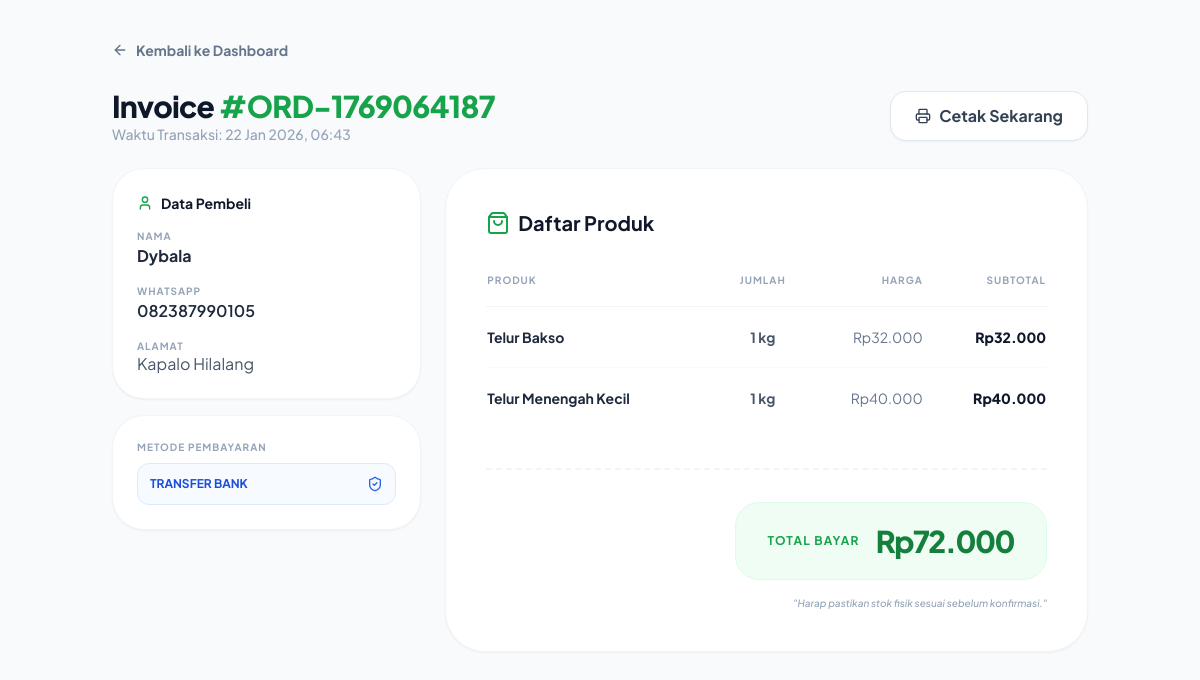
/public/index.php?page=order-detail&id=74 (signed in), run on the app's committed database.
### tables this page shows
CREATE TABLE `orders` (
  `id` int(11) NOT NULL,
  `kode_order` varchar(30) DEFAULT NULL,
  `nama` varchar(100) DEFAULT NULL,
  `no_hp` varchar(20) DEFAULT NULL,
  `alamat` text DEFAULT NULL,
  `total` int(11) DEFAULT NULL,
  `created_at` timestamp NOT NULL DEFAULT current_timestamp(),
  `metode_pembayaran` varchar(50) DEFAULT NULL
);

CREATE TABLE `order_items` (
  `id` int(11) NOT NULL,
  `order_id` int(11) DEFAULT NULL,
  `product_id` int(11) DEFAULT NULL,
  `qty` int(11) DEFAULT NULL,
  `harga` int(11) DEFAULT NULL
);

CREATE TABLE `products` (
  `id` int(11) NOT NULL,
  `nama_produk` varchar(100) DEFAULT NULL,
  `tipe` varchar(50) DEFAULT NULL,
  `harga` int(11) DEFAULT NULL,
  `stok` int(11) DEFAULT NULL,
  `created_at` timestamp NOT NULL DEFAULT current_timestamp()
);

### public/index.php (called while the page is built)
<?php session_start(); require '../routes/web.php';

### app/views/admin/order_detail.php (the view, shortened to what this page needs)
<?php
require '../app/config/database.php';
$id = $_GET['id'] ?? 0;
$order = mysqli_fetch_assoc(
    mysqli_query($conn, "SELECT * FROM orders WHERE id='$id'")
);
$items = mysqli_query($conn,
    "SELECT oi.*, p.nama_produk
     FROM order_items oi
     JOIN products p ON oi.product_id = p.id
     WHERE oi.order_id='$id'"
);
?>
<!DOCTYPE html>
<html lang="id">
<head>
    <script src="https://cdn.tailwindcss.com"></script>
</head>
<body class="bg-slate-50 min-h-screen">
<div class="max-w-5xl mx-auto px-6 py-6 md:py-10">
    <div class="mb-6 no-print">
        <a href="?page=dashboard" class="group inline-flex items-center text-sm font-bold text-slate-500 hover:text-green-600 transition-colors">
            <i data-lucide="arrow-left" class="w-4 h-4 mr-2"></i> Kembali ke Dashboard
        </a>
    </div>
    <div class="flex flex-col md:flex-row justify-between items-start md:items-center mb-6 print-margin-none">
        <div>
            <h1 class="text-2xl md:text-3xl font-black text-slate-900 tracking-tight">
                Invoice <span class="text-green-600">#<?= $order['kode_order'] ?></span>
            </h1>
            <p class="text-slate-400 text-xs md:text-sm font-medium">
                Waktu Transaksi: <?= date('d M Y, H:i', strtotime($order['created_at'])) ?>
            </p>
        </div>
        <button onclick="window.print()" class="no-print flex items-center gap-2 px-6 py-3 bg-white border border-slate-200 text-slate-700 font-bold rounded-2xl hover:bg-slate-50 shadow-sm transition-all">
            <i data-lucide="printer" class="w-4 h-4"></i> Cetak Sekarang
        </button>
    </div>
    <div class="grid grid-cols-1 lg:grid-cols-3 gap-6 print-grid">
        <div class="lg:col-span-1 space-y-4 print-w-full">
            <div class="bg-white rounded-[2rem] p-6 border border-slate-100 shadow-sm print-shrink">
                <h3 class="text-sm font-bold text-slate-900 mb-4 flex items-center gap-2">
                    <i data-lucide="user" class="w-4 h-4 text-green-600"></i> Data Pembeli
                </h3>
                <div class="space-y-4 print-compact-text">
                    <div>
                        <p class="text-[10px] font-bold text-slate-400 uppercase tracking-widest">Nama</p>
                        <p class="text-slate-800 font-bold"><?= htmlspecialchars($order['nama']) ?></p>
                    </div>
                    <div>
                        <p class="text-[10px] font-bold text-slate-400 uppercase tracking-widest">WhatsApp</p>
                        <p class="text-slate-800 font-semibold"><?= $order['no_hp'] ?></p>
                    </div>
                    <div>
                        <p class="text-[10px] font-bold text-slate-400 uppercase tracking-widest">Alamat</p>
                        <p class="text-slate-600 leading-tight"><?= nl2br(htmlspecialchars($order['alamat'])) ?></p>
                    </div>
                </div>
            </div>
            <div class="bg-white rounded-[2rem] p-6 border border-slate-100 shadow-sm print-shrink">
                <p class="text-[10px] font-bold text-slate-400 uppercase tracking-widest mb-2">Metode Pembayaran</p>
                <div class="p-3 bg-blue-50/50 rounded-xl border border-blue-100 flex items-center justify-between">
                    <span class="font-bold text-blue-700 text-xs uppercase"><?= $order['metode_pembayaran'] ?></span>
                    <i data-lucide="shield-check" class="w-4 h-4 text-blue-600"></i>
                </div>
            </div>
        </div>
        <div class="lg:col-span-2 print-w-full">
    <div class="bg-white rounded-[2.5rem] border border-slate-100 shadow-sm overflow-hidden print-shrink">
        <div class="p-6 md:p-10">
            <h3 class="text-xl font-bold text-slate-900 mb-8 flex items-center gap-2 print-margin-none">
                <i data-lucide="shopping-bag" class="w-6 h-6 text-green-600"></i>
                Daftar Produk
            </h3>
            <div class="hidden md:block print:block overflow-x-auto text-sm">
                <table class="w-full">
                    <thead>
                        <tr class="text-left border-b border-slate-100 text-[10px] text-slate-400 uppercase tracking-widest font-bold">
                            <th class="pb-4">Produk</th>
                            <th class="pb-4 text-center">Jumlah</th>
                            <th class="pb-4 text-right">Harga</th>
                            <th class="pb-4 text-right">Subtotal</th>
                        </tr>
                    </thead>
                    <tbody class="divide-y divide-slate-50">
                        <?php
                        $grand = 0;
                        mysqli_data_seek($items, 0);
                        while ($i = mysqli_fetch_assoc($items)) :
                            $sub = $i['qty'] * $i['harga'];
                            $grand += $sub;
                        ?>
                        <tr class="print-compact-text">
                            <td class="py-5 font-bold text-slate-800 print-row-tight"><?= $i['nama_produk'] ?></td>
                            <td class="py-5 text-center font-bold text-slate-600 print-row-tight"><?= $i['qty'] ?> kg</td>
                            <td class="py-5 text-right text-slate-500 print-row-tight">Rp<?= number_format($i['harga'],0,',','.') ?></td>
                            <td class="py-5 text-right font-black text-slate-900 print-row-tight">Rp<?= number_format($sub,0,',','.') ?></td>
                        </tr>
                        <?php endwhile; ?>
                    </tbody>
                </table>
            </div>
            <div class="mt-10 pt-8 border-t-2 border-dashed border-slate-100">
                <div class="flex flex-col items-end gap-2">
                    <div class="flex items-center gap-4 bg-green-50 px-8 py-5 rounded-3xl border border-green-100">
                        <span class="text-xs font-bold text-green-600 uppercase tracking-widest">Total Bayar</span>
                        <h2 class="text-3xl font-[900] text-green-700 tracking-tighter">
                            Rp<?= number_format($grand,0,',','.') ?>
                        </h2>
                    </div>
                    <p class="text-[10px] text-slate-400 mt-2 font-medium italic">"Harap pastikan stok fisik sesuai sebelum konfirmasi."</p>
                </div>
            </div>
        </div>
    </div>
</div>
    </div>
</div>
</body>
</html>

### app/views/admin/order_detail.php (style rules this page uses)
body { font-family: 'Plus Jakarta Sans', sans-serif; }

### data on the page
orders: kode_order "ORD-1769064187", created_at "22 Jan 2026, 06:43", nama "Dybala", no_hp "082387990105", alamat "Kapalo Hilalang", metode_pembayaran "TRANSFER BANK"
order_items: product.nama_produk "Telur Bakso", qty "1", harga "32.000", sub "32.000"
order_items: product.nama_produk "Telur Menengah Kecil", qty "1", harga "40.000", sub "40.000"

### other printed values
$grand "72.000"
